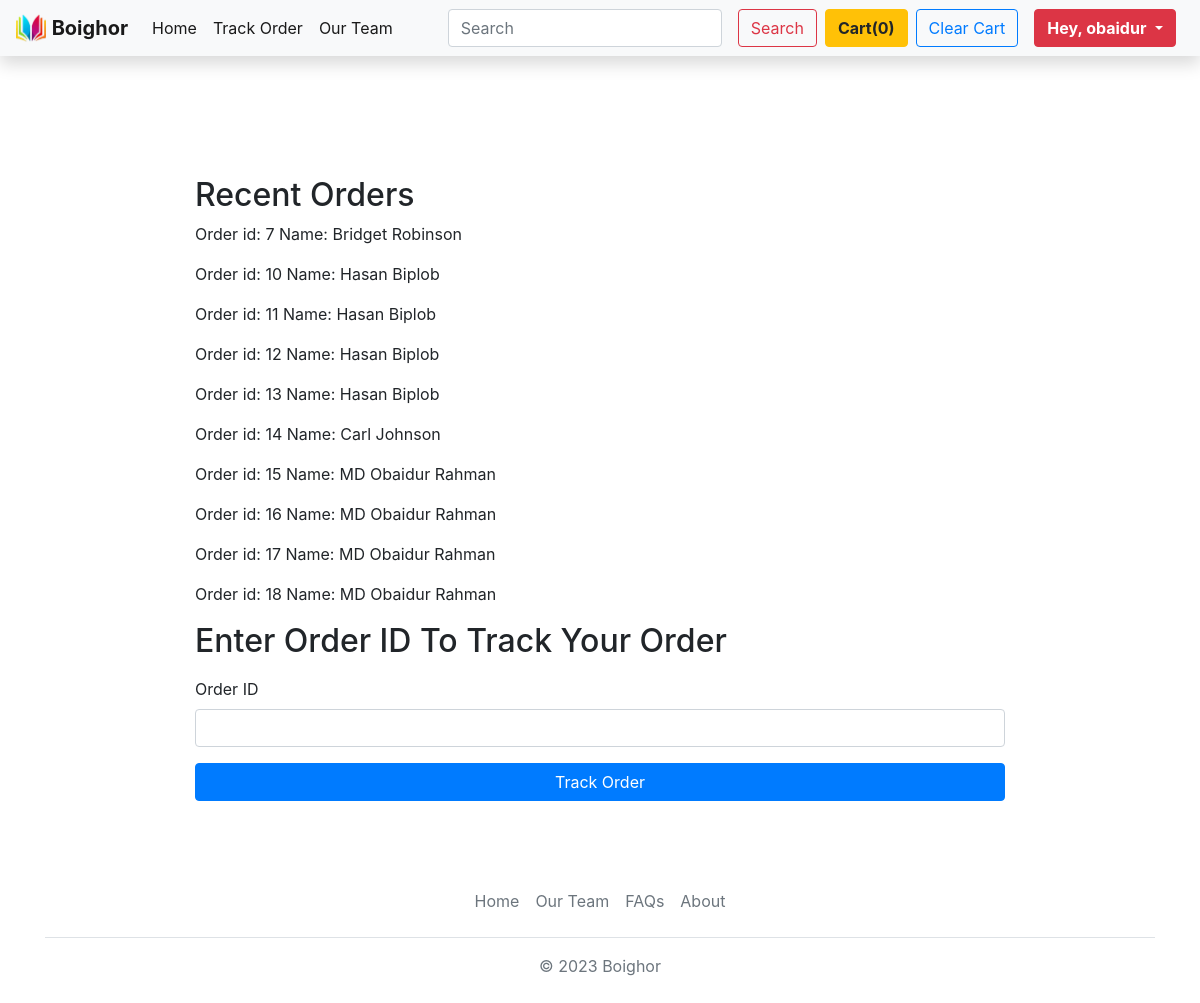
/TrackOrder (signed in), run on an earlier commit of the app's database.
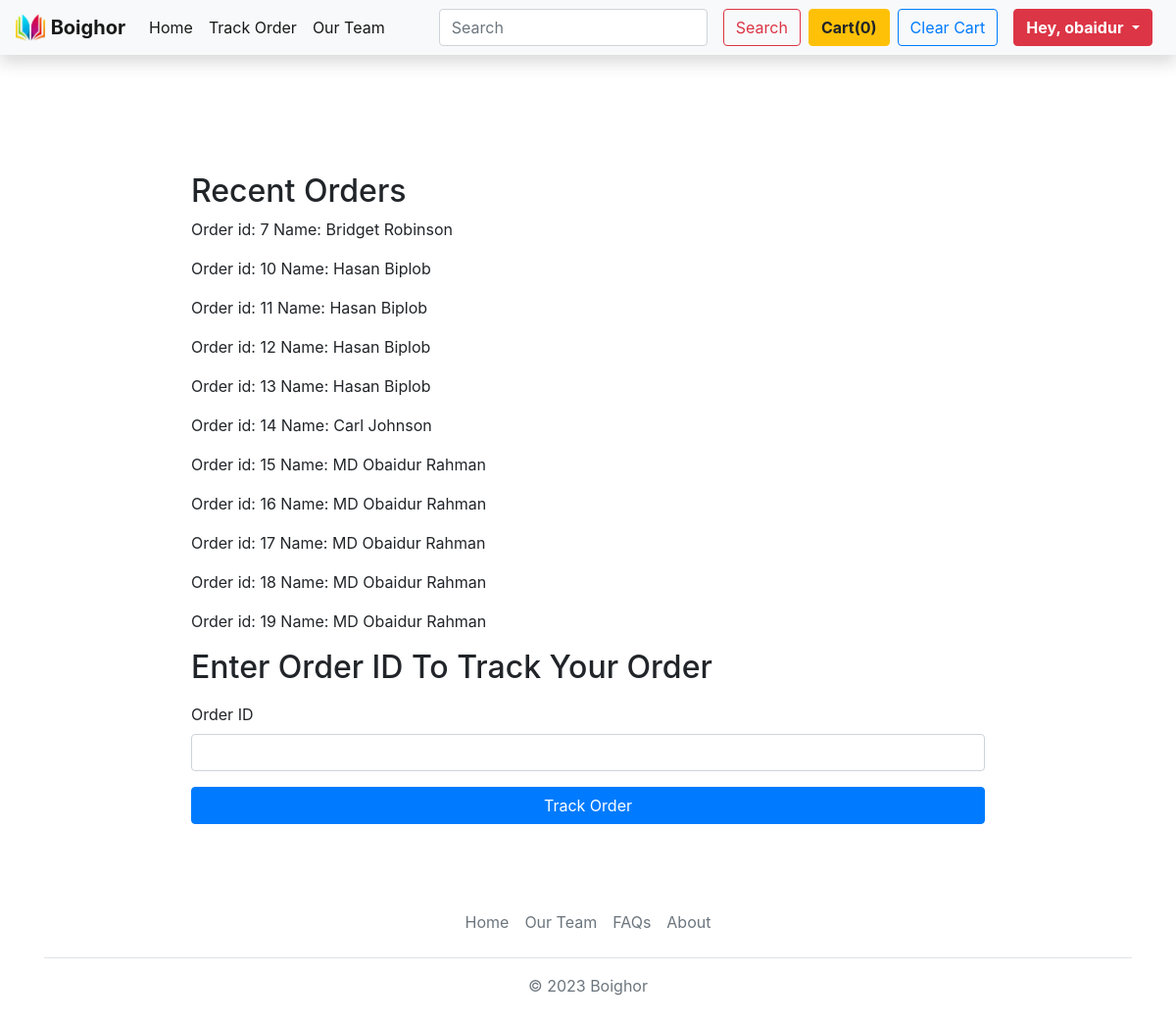
And on a later commit of the database.
### home/models.py (models this page shows)
class Order(models.Model):
    order_id = models.AutoField(primary_key=True)
    items_json = models.CharField(max_length=50000)
    name = models.CharField(max_length=900)
    email = models.CharField(max_length=1101)
    address = models.CharField(max_length=1101)
    city = models.CharField(max_length=1101)
    state = models.CharField(max_length=1101)
    zip_code = models.CharField(max_length=1011)
    phone = models.CharField(max_length=1011, default="")

### home/views.py (the view)
# urls.py: path('TrackOrder',views.TrackOrder,name='TrackOrder'),
@login_required(login_url='/loginsignup')
def TrackOrder(request):
    mail = request.user.email
    orders = Order.objects.filter(email=mail)
    if request.method == "POST":
        order_id = request.POST.get('order_id')
        updates = TrackUpdate.objects.filter(order_id=order_id)
        context = {'updates':updates}
        return render(request,'home/updatepage.html',context)
    return render(request,'home/trackorder.html',{'orders':orders})

### templates/home/trackorder.html (shortened to what this page needs)
{% extends 'base.html' %}
{% block body %}
<div class="container" style="width:70%; margin-top:10%;" >
    <div class="text-left my-3" >
        <h2>Recent Orders</h2>
        {% for order in orders %}
        <p>Order id: {{ order.order_id}} Name: {{ order.name}}</p>
        {% endfor %}
    </div>
<div class="text-left my-3" >
    <h2>Enter Order ID To Track Your Order</h2>
</div>
<form action="TrackOrder" method='post'>
            <div class="form">
                <div class="form-group">
                    <label for="orderid">Order ID</label>
                    <input type="text" class="form-control" id="order_id" name="order_id" required>
                </div>
            </div>
            <button class="btn btn-primary btn-block" type="submit">Track Order</button>
</form>
</div>
{% endblock body %}

What changed in the data, as far as the page shows it:
added Order: order_id "19", name "MD Obaidur Rahman"
